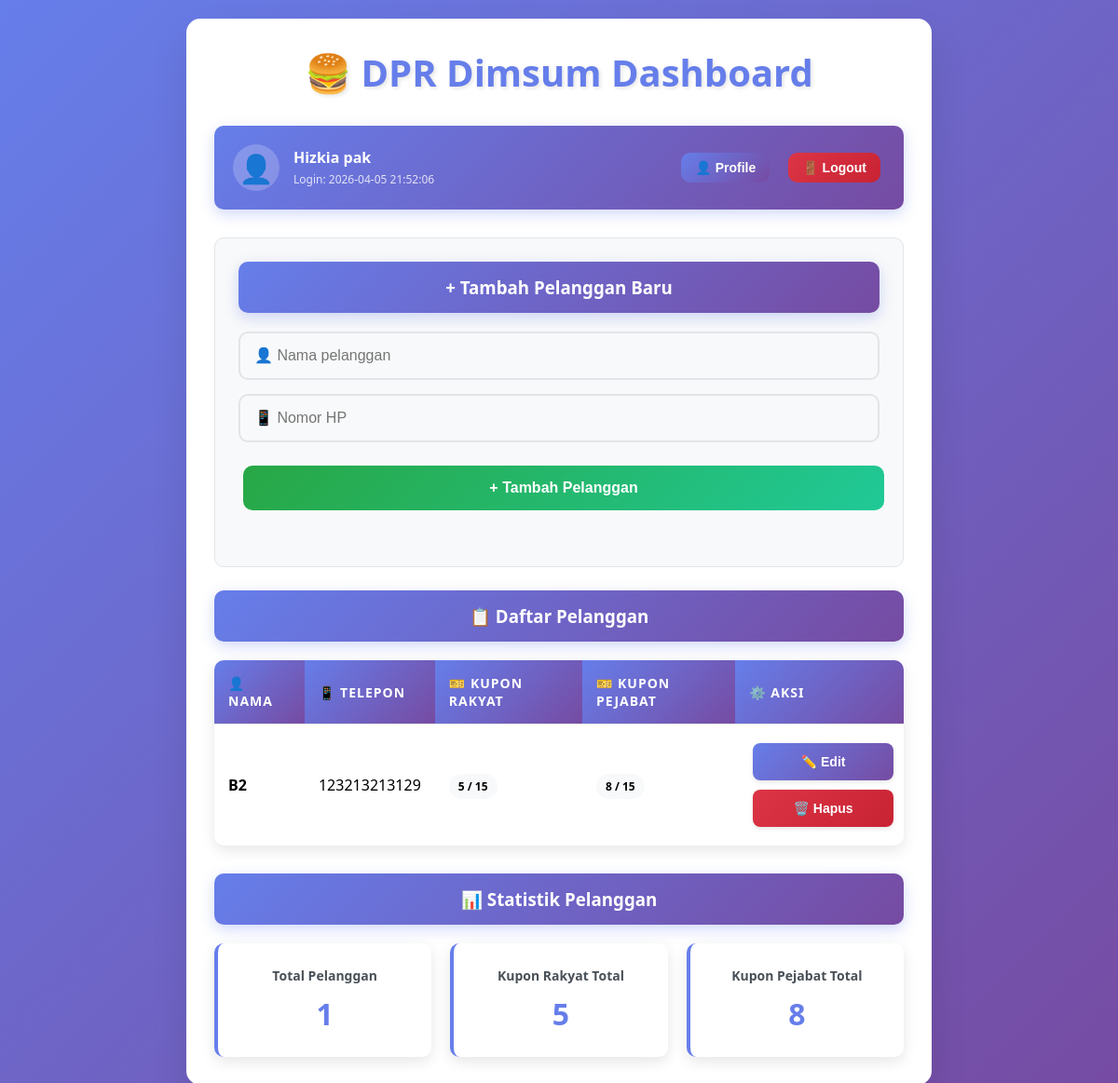
Page /dashboard (signed in) on the committed database.
### tables this page shows
CREATE TABLE customers(
        id INTEGER PRIMARY KEY AUTOINCREMENT,
        name TEXT,
        phone TEXT,
        rakyat INTEGER DEFAULT 0,
        pejabat INTEGER DEFAULT 0
    );

### app.py (the view)
@app.route("/dashboard")
def dashboard():
    if not is_logged_in():
        return redirect("/")
    db = get_db()
    customers = db.execute("SELECT * FROM customers ORDER BY name").fetchall()
    current_user = get_current_user()
    return render_template("dashboard.html", customers=customers, user=current_user)

### app.py (called while the page is built)
def get_db():
    conn = sqlite3.connect("database.db")
    conn.row_factory = sqlite3.Row
    return conn

def is_logged_in():
    return "login" in session and session.get("login", False)

def get_current_user():
    if is_logged_in():
        return {
            "username": session.get("username"),
            "full_name": session.get("full_name"),
            "last_login": session.get("last_login"),
        }
    return None

### templates/dashboard.html (shortened to what this page needs)
<!DOCTYPE html>
<html lang="id">
<head>
    <link rel="stylesheet" href="/static/style.css">
</head>
<body>
    <div class="container">
        <h1>🍔 DPR Dimsum Dashboard</h1>
        <div class="user-bar">
            <div class="user-info">
                <span class="user-avatar">👤</span>
                <div class="user-details">
                    <strong>{{user.full_name}}</strong>
                    <small>Login: {{user.last_login}}</small>
                </div>
            </div>
            <div class="user-actions">
                <a href="/profile" class="profile-btn">
                    <button>👤 Profile</button>
                </a>
                <a href="/logout" class="logout-btn">
                    <button class="delete-btn">🚪 Logout</button>
                </a>
            </div>
        </div>
        <div class="form-section">
            <h3><b>+</b> Tambah Pelanggan Baru</h3>
            <form action="/add_customer" method="post">
                <input type="text" name="name" placeholder="👤 Nama pelanggan" required>
                <input type="text" name="phone" placeholder="📱 Nomor HP" required>
                <button type="submit"><b>+</b> Tambah Pelanggan</button>
            </form>
        </div>
        <h3>📋 Daftar Pelanggan</h3>
        <table>
            <tr>
                <th>👤 Nama</th>
                <th>📱 Telepon</th>
                <th>🎫 Kupon Rakyat</th>
                <th>🎫 Kupon Pejabat</th>
                <th>⚙️ Aksi</th>
            </tr>
            {% for c in customers %}
            <tr>
                <td><strong>{{c.name}}</strong></td>
                <td>{{c.phone}}</td>
                <td>
                    <span class="coupon-badge {% if c.rakyat >= 15 %}coupon-complete{% endif %}">
                        {{c.rakyat}} / 15
                    </span>
                </td>
                <td>
                    <span class="coupon-badge {% if c.pejabat >= 15 %}coupon-complete{% endif %}">
                        {{c.pejabat}} / 15
                    </span>
                </td>
                <td>
                    <a href="/edit_customer/{{c.id}}">
                        <button>✏️ Edit</button>
                    </a>
                    <a href="/delete_customer/{{c.id}}"
                        onclick="return confirm('Apakah Anda yakin ingin menghapus {{c.name}}?')">
                        <button class="delete-btn">🗑️ Hapus</button>
                    </a>
                </td>
            </tr>
            {% endfor %}
        </table>
        <div class="stats-section">
            <h3>📊 Statistik Pelanggan</h3>
            <div class="stats-grid">
                <div class="stat-card">
                    <h4>Total Pelanggan</h4>
                    <span class="stat-number">{{customers|length}}</span>
                </div>
                <div class="stat-card">
                    <h4>Kupon Rakyat Total</h4>
                    <span class="stat-number">{{customers|sum(attribute='rakyat')}}</span>
                </div>
                <div class="stat-card">
                    <h4>Kupon Pejabat Total</h4>
                    <span class="stat-number">{{customers|sum(attribute='pejabat')}}</span>
                </div>
            </div>
        </div>
    </div>
</body>
</html>

### static/style.css (style rules this page uses)
* { margin: 0; padding: 0; box-sizing: border-box; }
body { font-family: "Segoe UI", Tahoma, Geneva, Verdana, sans-serif; background: linear-gradient(135deg, #667eea 0%, #764ba2 100%); min-height: 100vh; padding: 20px; }
.container { max-width: 800px; margin: 0 auto; background: white; border-radius: 15px; box-shadow: 0 20px 40px rgba(0, 0, 0, 0.1); padding: 30px; animation: slideIn 0.5s ease-out; }
h1, h2, h3 { color: hsl(0, 48%, 49%); margin-bottom: 20px; font-weight: 600; }
h1 { text-align: center; color: #667eea; font-size: 2.5em; margin-bottom: 30px; text-shadow: 2px 2px 4px rgba(0, 0, 0, 0.1); }
h3 { background: linear-gradient(135deg, #667eea, #764ba2); color: white; padding: 15px; border-radius: 10px; text-align: center; margin-bottom: 20px; box-shadow: 0 5px 15px rgba(102, 126, 234, 0.3); }
form { margin-bottom: 30px; }
input[type="text"], input[type="password"] { width: 100%; padding: 15px; border: 2px solid #e1e5e9; border-radius: 10px; font-size: 16px; margin-bottom: 15px; transition: all 0.3s ease; background: #f8f9fa; }
input[type="text"]:placeholder { color: #adb5bd; }
button { background: linear-gradient(135deg, #667eea, #764ba2); color: white; border: none; padding: 15px 30px; border-radius: 10px; font-size: 16px; font-weight: 600; cursor: pointer; transition: all 0.3s ease; margin: 5px; }
button[type="submit"] { background: linear-gradient(135deg, #28a745, #20c997); width: 100%; margin-top: 10px; }
button.delete-btn { background: linear-gradient(135deg, #dc3545, #c82333); }
table { width: 100%; border-collapse: collapse; margin: 20px 0; background: white; border-radius: 10px; overflow: hidden; box-shadow: 0 5px 15px rgba(0, 0, 0, 0.1); }
th, td { padding: 15px; text-align: left; border-bottom: 1px solid #e1e5e9; }
th { background: linear-gradient(135deg, #667eea, #764ba2); color: white; font-weight: 600; text-transform: uppercase; font-size: 14px; letter-spacing: 1px; }
tr:last-child td { border-bottom: none; }
td a { text-decoration: none; margin-right: 5px; }
td button { padding: 8px 15px; font-size: 12px; margin: 2px; }
.form-section { background: #f8f9fa; padding: 25px; border-radius: 10px; margin-bottom: 25px; border: 1px solid #e1e5e9; }

### templates/dashboard.html (style rules this page uses)
.user-bar { background: linear-gradient(135deg, #667eea, #764ba2); color: white; padding: 20px; border-radius: 10px; margin-bottom: 30px; display: flex; justify-content: space-between; align-items: center; box-shadow: 0 5px 15px rgba(102, 126, 234, 0.3); }
.user-info { display: flex; align-items: center; gap: 15px; }
.user-avatar { font-size: 30px; background: rgba(255, 255, 255, 0.2); width: 50px; height: 50px; border-radius: 50%; display: flex; align-items: center; justify-content: center; }
.user-details strong { display: block; font-size: 16px; }
.user-details small { opacity: 0.8; font-size: 12px; }
.user-actions { display: flex; gap: 10px; }
.user-actions button { padding: 8px 15px; font-size: 14px; }
.stats-section { margin-top: 30px; }
.stats-grid { display: grid; grid-template-columns: repeat(auto-fit, minmax(200px, 1fr)); gap: 20px; margin-top: 20px; }
.stat-card { background: white; padding: 25px; border-radius: 10px; box-shadow: 0 5px 15px rgba(0, 0, 0, 0.1); text-align: center; border-left: 4px solid #667eea; }
.stat-card h4 { color: #495057; margin-bottom: 10px; font-size: 14px; }
.stat-number { font-size: 32px; font-weight: bold; color: #667eea; }
.coupon-badge { background: #f8f9fa; padding: 5px 10px; border-radius: 15px; font-size: 12px; font-weight: bold; }
table td:last-child { text-align: center; vertical-align: middle; }
table td:last-child a { display: inline-block; margin: 3px 2px; width: 100%; }
table td:last-child button { width: 100%; padding: 12px 8px; font-size: 14px; font-weight: 600; border-radius: 8px; border: none; cursor: pointer; transition: all 0.3s ease; box-shadow: 0 2px 5px rgba(0, 0, 0, 0.1); white-space: nowrap; overflow: hidden; text-overflow: ellipsis; }
table td:last-child button:not(.delete-btn) { background: linear-gradient(135deg, #667eea, #764ba2); color: white; }
table td:last-child button.delete-btn { background: linear-gradient(135deg, #dc3545, #c82333); color: white; }

### rows in the picture
customers: name "B2", phone "123213213129", rakyat "5", pejabat "8"

### other values in the picture
{{ user.full_name }} "Hizkia pak"
{{ user.last_login }} "2026-04-05 21:52:06"
{{ customers|length }} "1"
{{ customers|sum(attribute='rakyat') }} "5"
{{ customers|sum(attribute='pejabat') }} "8"
